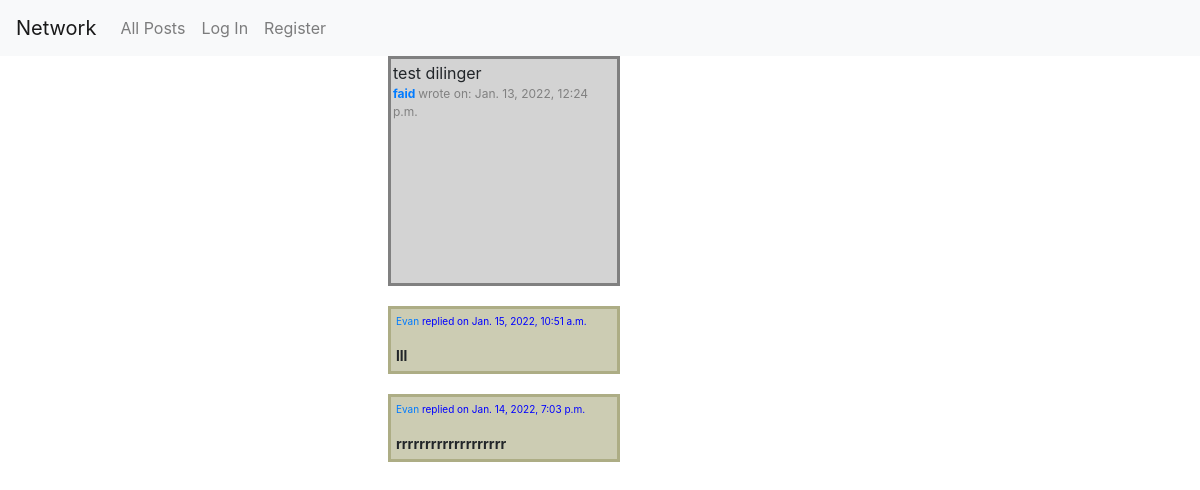
Before: / with the older database file.
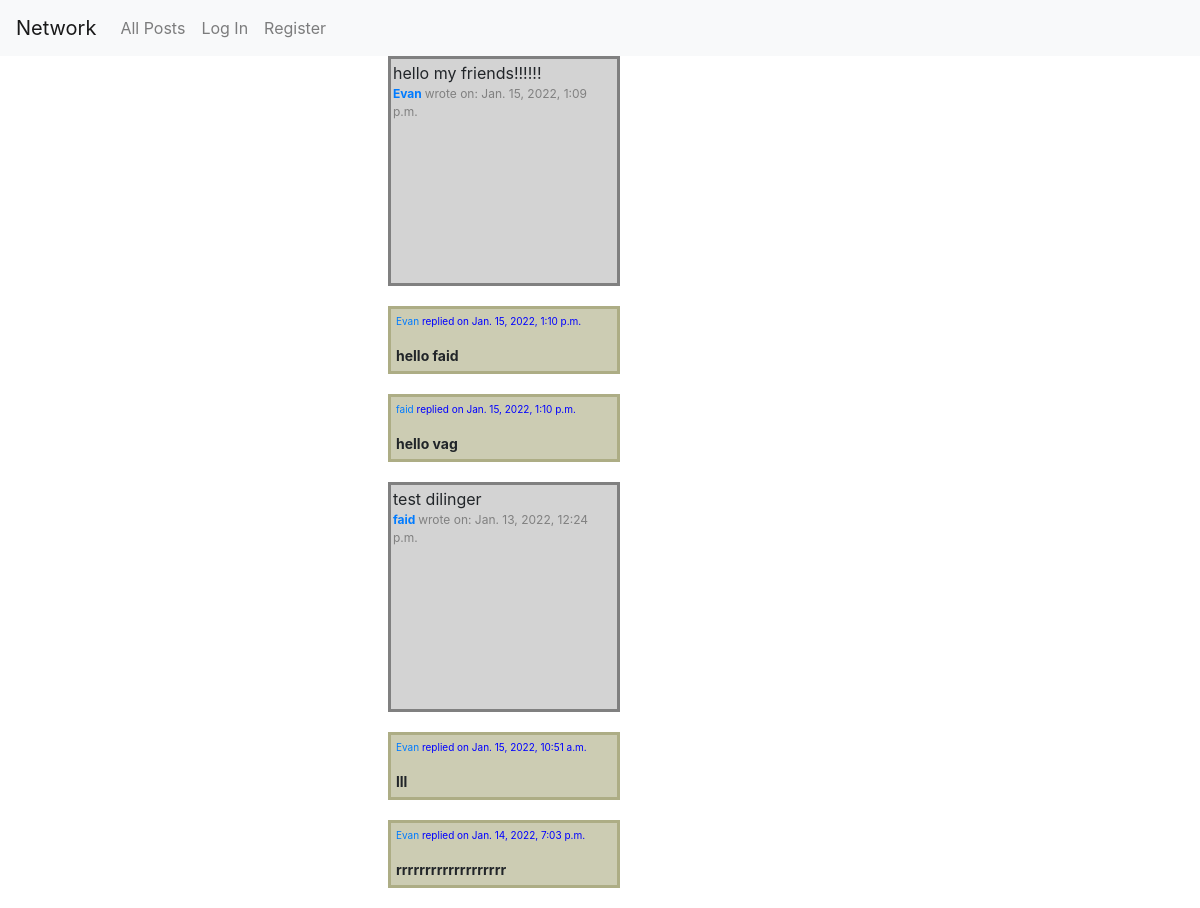
After: the same page with the newer database file.
### network/models.py (models this page shows, shortened)
class Mypost(models.Model):
    description=models.CharField(max_length=300)
    created_date=models.DateTimeField(default=now, editable=False)
    owner=models.ForeignKey(User, on_delete=models.CASCADE, null="TRUE", blank="TRUE")
    objects = MypostManager()

class User(AbstractUser):
    email=models.EmailField(max_length=254)
    date_joined = models.DateTimeField(default=timezone.now)
    following = models.ManyToManyField("User", blank="TRUE", related_name="followlist")
    def __str__(self):
        return f"{self.username}"

class Reply(models.Model):
    reply_txt=models.CharField(max_length=150, blank="True")
    mypost_reply=models.ForeignKey(Mypost, on_delete=models.CASCADE, null="TRUE", blank="TRUE")
    created_date=models.DateTimeField(default=now, editable=False)
    lists = models.ManyToManyField(Mypost, blank="TRUE", related_name="replies")  # post_reply
    owner = models.ForeignKey(User, on_delete=models.CASCADE, null="TRUE", blank="TRUE")
    objects = ReplyManager()
    class Meta:
        ordering = ['-created_date']
    def __str__(self):
        return f"{self.reply_txt}"

### network/views.py (the view, shortened to what this page needs)
# urls.py: path("", views.index, name="index"),
def index(request):
    all_posts=Mypost.objects.order_by('-created_date')
    created_date = timezone.now()
    owner = request.user
    replies = Reply.objects.order_by('-created_date')
    if request.method == "POST" and "load_post" in request.POST:
        post_to_load_id = request.POST.get("post_to_load_id")
        post_to_load = Mypost.objects.get(pk=post_to_load_id)
        return render(request, "network/post.html", {"post_to_load": post_to_load})
    else:
        return render(request, "network/index.html", {"all_posts": all_posts,"replies":replies})

### network/templates/network/index.html (shortened to what this page needs)
{% extends "network/layout.html" %}
{% load static %}
{% block body %}
{% for post in all_posts %}
<ul>
<div class="post">{{post.description}}
    <p style= "color:grey; font-size:12px;"> <strong><a href="{% url 'profile' post.owner_id %}" > {{post.owner}} </strong></a> wrote on: {{post.created_date}} </p>
</div>
</ul>
{% for rep in post.replies.all %}
 <ul>
        <div class="replies" ><p style= "color:blue; font-size:10px;"><a href="{% url "profile" rep.owner_id %}">{{rep.owner}}</a>
            replied on {{rep.created_date}}</p> <strong>{{rep}} </strong> </div>
</ul>
{% endfor %}
    </div>
{% endfor %}
{% endblock %}

Changed rows visible on the page:
added Mypost: description "hello my friends!!!!!!", owner "Evan", created_date "Jan. 15, 2022, 1:09 p.m."
added Reply: owner "Evan", created_date "Jan. 15, 2022, 1:10 p.m.", reply_txt "hello faid", shown under "hello my friends!!!!!!"
added Reply: owner "faid", created_date "Jan. 15, 2022, 1:10 p.m.", reply_txt "hello vag", shown under "hello my friends!!!!!!"
